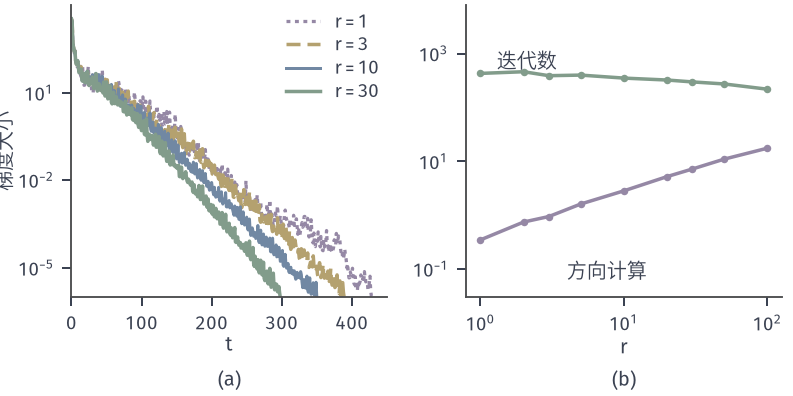

The Python source for this figure:
from pathlib import Path
import sys
ROOT = next(p for p in Path(__file__).resolve().parents if (p/"build.sh").is_file() and (p/"tex/book.tex").is_file())
sys.path.insert(0, str(ROOT/"figures/00-shared/mathematical-preliminaries-upper/00-shared/comprehension-figures"))
sys.path.insert(0, str(ROOT/"figures/05-optimization/02-smooth-optimization/matplotlib/qn-common"))
from support import figure, save, BLUE, GREEN, YELLOW, RED, PURPLE, INK, MUTED, GRID, BLUE_FILL, GREEN_FILL, YELLOW_FILL, RED_FILL, PURPLE_FILL
from qnlib import *
import numpy as np
HERE = Path(__file__).resolve().parent
STROKE = "#4C4D4F"

# n=200 旋转 log cosh 目标（c 对数等距于 [1e-3,1e3]），强 Wolfe，c2=0.9。
fun, grad, H, rng = rotated_logcosh(200, 1e-3, 1e3, 3); x0 = rng.standard_normal(200)
fig, (ax, bx) = figure(width_mm=112, height_mm=56, ncols=2)
out = {}
for r, c, ls, lw in ((1, PURPLE, (0, (1.2, 1.4)), 1.3), (3, YELLOW, (0, (4, 2)), 1.4), (10, BLUE, '-', 1.2), (30, GREEN, '-', 1.4)):
    res = run_lbfgs(fun, grad, x0, r, T=3000, gtol=1e-6)
    g = res['gnorm']; ax.semilogy(np.arange(len(g)), g, color=c, lw=lw, ls=ls, label=f'$r={r}$')
    out[r] = int(len(g)-1)
ax.set_xlim(0, max(out.values())*1.05); ax.set_ylim(1e-6, 1e4); ax.set_yticks([1e-5, 1e-2, 10]); ax.minorticks_off(); ax.set_xlabel('$t$', labelpad=1); ax.set_ylabel('梯度大小', labelpad=1)
ax.legend(loc='upper right', handlelength=1.8, borderaxespad=0, labelspacing=.25)
rs = [1, 2, 3, 5, 10, 20, 30, 50, 100]; its = []; costs = []
for r in rs:
    res = run_lbfgs(fun, grad, x0, r, T=6000, gtol=1e-6)
    its.append(len(res['gnorm'])-1); costs.append((len(res['gnorm'])-1)*4*r*200/1e6)
bx.loglog(rs, its, '-o', color=GREEN, lw=1.4, ms=3, mew=0)
bx.loglog(rs, costs, '-o', color=PURPLE, lw=1.4, ms=3, mew=0)
bx.text(1.3, its[0]*1.25, '迭代数', color=INK); bx.text(4, costs[1]*.09+.0, '方向计算', color=INK)
bx.set_xlabel('$r$', labelpad=1); bx.set_xticks([1, 10, 100]); bx.set_ylim(.03, 8000); bx.set_yticks([.1, 10, 1000]); bx.minorticks_off()
panel(fig, .09, .985, .985, .25, .25); tags(fig, [ax, bx])
save(fig, HERE, 'figure', {'problem': 'rotated logcosh n=200 c in [1e-3,1e3] seed 3', 'iters_tol1e-6': dict(zip(map(str, rs), its)), 'cost_1e6': costs, 'iters_lines': out})
